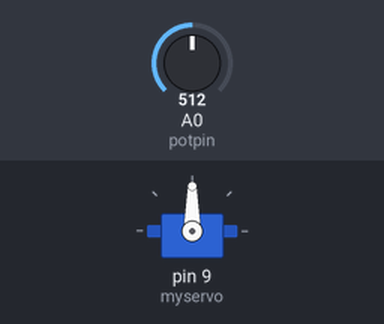
Recording of a sketch running on a simulated Arduino Uno, built with avr-gcc and run on an emulated ATmega328P. Shown: servo. The test bench sets the inputs (shaded band); at power-on: A0 (potpin) = 512.

Above: at 1.2 s.
1.3 s: A0 (potpin) set to 716
At 2.4 s:
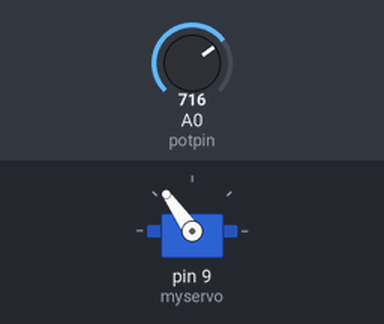
2.8 s: A0 (potpin) set to 900
At 3.3 s:
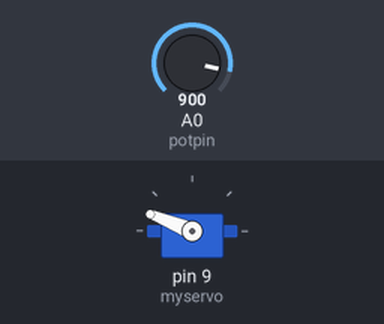
4.3 s: A0 (potpin) set to 1023
At 5.4 s:
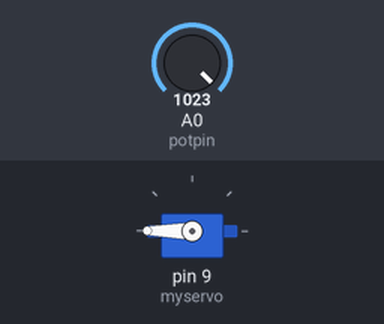
5.8 s: A0 (potpin) set to 306
At 6.3 s:
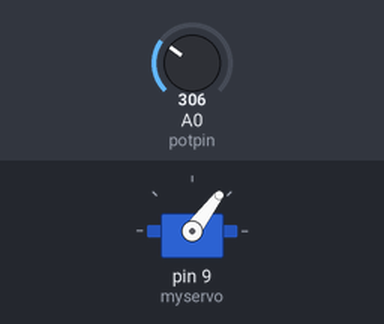
7.3 s: A0 (potpin) set to 122
At 8.3 s:
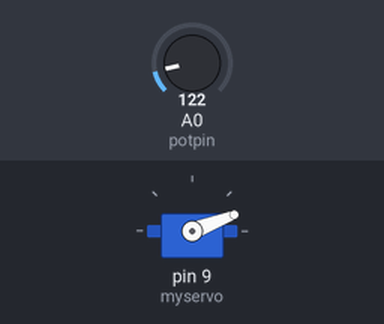
Timing chart, 0 to 9.8 s (numbered marks = the images above; inputs shaded):
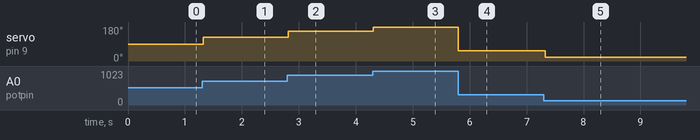

The sketch:

Servo_Tester.ino
```cpp
#include <Servo.h>

Servo myservo;

int potpin = 0;
int val;

void setup() {
  myservo.attach(9);
   Serial.begin(9600);
}

void loop() {
 myservo.attach(9);
  val = analogRead(potpin);
  val = map(val, 0, 1023, 0, 180);
  myservo.write(val);
  delay(15);

  }
```

Measured:
- after the input at 1.3 s, servo on pin 9 (myservo): 90° → 125° at once
- after the input at 2.8 s, servo on pin 9 (myservo): 125° → 158° at once
- after the input at 4.3 s, servo on pin 9 (myservo): 158° → 180° at once
- after the input at 5.8 s, servo on pin 9 (myservo): 180° → 53° at once
- after the input at 7.3 s, servo on pin 9 (myservo): 53° → 21° at once
